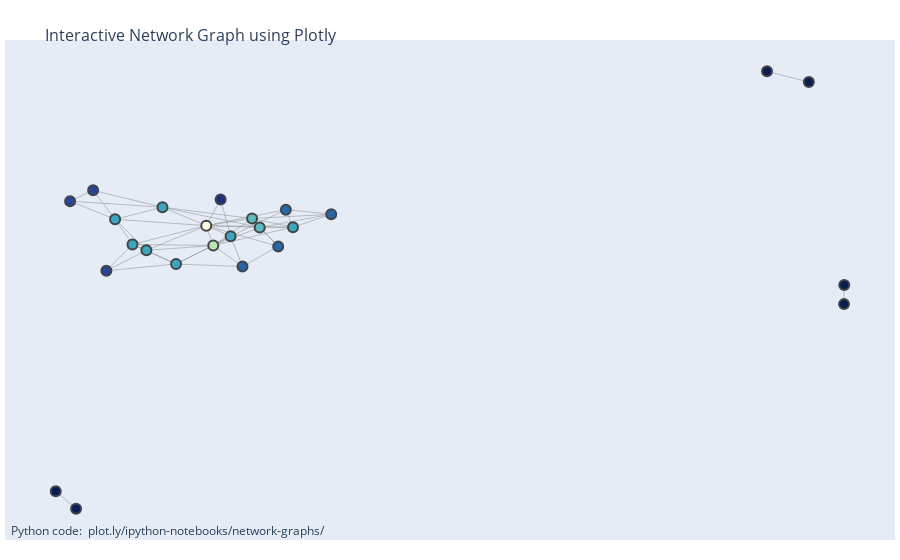

Notebook source saved alongside this figure:
### Code cell
import plotly.graph_objects as go
# Generar posiciones de los nodos para la representación en Plotly
pos = nx.spring_layout(grafo)

# Obtener las posiciones x, y de los nodos
posiciones_x = [pos[nodo][0] for nodo in grafo.nodes()]
posiciones_y = [pos[nodo][1] for nodo in grafo.nodes()]

# Crear una lista con las aristas para Plotly
edge_trace = go.Scatter(
    x=[],
    y=[],
    line=dict(width=0.5, color='#888'),
    hoverinfo='none',
    mode='lines')

# Agregar las aristas al trace de Plotly
for edge in grafo.edges():
    x0, y0 = pos[edge[0]]
    x1, y1 = pos[edge[1]]
    edge_trace['x'] += tuple([x0, x1, None])
    edge_trace['y'] += tuple([y0, y1, None])

# Crear el trace de los nodos para Plotly
node_trace = go.Scatter(
    x=posiciones_x,
    y=posiciones_y,
    mode='markers',
    hoverinfo='text',
    marker=dict(
        showscale=False,
        colorscale='YlGnBu',
        reversescale=True,
        color=[],
        size=10,
        colorbar=dict(
            thickness=15,
            title='Node Connections',
            xanchor='left',
            titleside='right'
        ),
        line_width=2))

# Lista para almacenar la información de los nodos
node_text = []

# Agregar información sobre los nodos al trace de Plotly
for node in grafo.nodes():
    connections = len(list(grafo.neighbors(node)))
    node_info = f'Node: {node}<br># of connections: {connections}'
    node_text.append(node_info)
    node_trace['marker']['color'] += tuple([connections])

# Asignar la lista de texto de nodos al trace de Plotly
node_trace['text'] = node_text

# Crear la figura de Plotly
fig = go.Figure(data=[edge_trace, node_trace],
                layout=go.Layout(
                    title='<br>Interactive Network Graph using Plotly',
                    titlefont_size=16,
                    showlegend=False,
                    hovermode='closest',
                    margin=dict(b=20, l=5, r=5, t=40),
                    annotations=[dict(
                        text='Python code: <a href="https://plot.ly/ipython-notebooks/network-graphs/"> plot.ly/ipython-notebooks/network-graphs/</a>',
                        showarrow=False,
                        xref="paper", yref="paper",
                        x=0.005, y=-0.002)],
                    xaxis=dict(showgrid=False, zeroline=False, showticklabels=False),
                    yaxis=dict(showgrid=False, zeroline=False, showticklabels=False))
                )

# Mostrar la figura interactiva de Plotly
fig.show()

### Figure 1 — Plotly figure (JSON) as saved in the notebook; plotly's stock layout.template omitted (floating-point values rounded to 4 significant figures; data arrays with more than 128 entries replaced by an {"elided": "..."} marker saying what was removed)
{"data": [{"hoverinfo": "none", "line": {"color": "#888", "width": 0.5}, "mode": "lines", "type": "scatter", "x": {"elided": "165 float values"}, "y": {"elided": "165 float values"}}, {"hoverinfo": "text", "marker": {"color": [3, 6, 2, 12, 6, 6, 3, 6, 4, 6, 9, 4, 4, 1, 7, 1, 7, 4, 6, 3, 6, 1, 1, 1, 1], "colorbar": {"thickness": 15, "title": {"side": "right", "text": "Node Connections"}, "xanchor": "left"}, "colorscale": [[0, "rgb(255,255,217)"], [0.125, "rgb(237,248,177)"], [0.25, "rgb(199,233,180)"], [0.375, "rgb(127,205,187)"], [0.5, "rgb(65,182,196)"], [0.625, "rgb(29,145,192)"], [0.75, "rgb(34,94,168)"], [0.875, "rgb(37,52,148)"], [1, "rgb(8,29,88)"]], "line": {"width": 2}, "reversescale": true, "showscale": false, "size": 10}, "mode": "markers", "text": ["Node: feeling really down<br># of connections: 3", "Node: just seems pointless<br># of connections: 6", "Node: pointless don<br># of connections: 2", "Node: doing anything<br># of connections: 12", "Node: stuck<br># of connections: 6", "Node: feel so lost<br># of connections: 6", "Node: making plan<br># of connections: 3", "Node: it will help<br># of connections: 6", "Node: okay ll try<br># of connections: 4", "Node: don know<br># of connections: 6", "Node: can call jamie<br># of connections: 9", "Node: call<br># of connections: 4", "Node: feeling little better<br># of connections: 4", "Node: have plan<br># of connections: 1", "Node: keep the plan<br># of connections: 7", "Node: plan going<br># of connections: 1", "Node: try to keep<br># of connections: 7", "Node: have an assignment<br># of connections: 4", "Node: topic should be<br># of connections: 6", "Node: so many ideas<br># of connections: 3", "Node: is the strongest<br># of connections: 6", "Node: not an essay<br># of connections: 1", "Node: list of ideas<br># of connections: 1", "Node: okay will try<br># of connections: 1", "Node: try that<br># of connections: 1"], "type": "scatter", "x": [-0.3135, -0.2489, -0.09743, -0.118, -0.204, -0.224, -0.2804, -0.1809, -0.003741, -0.08306, -0.1079, -0.06597, -0.01473, -0.3341, -0.04127, -0.3049, -0.05225, 0.06139, 0.006536, -0.2614, -0.1614, 0.6871, 0.7471, 0.7977, 0.798], "y": [0.163, 0.09443, 0.1696, 0.07028, -0.02306, -0.0007129, 0.204, 0.1399, 0.1309, 0.03033, -0.004628, -0.08432, -0.008162, -0.9336, 0.06377, -1, 0.09728, 0.1136, 0.06455, -0.1001, -0.07464, 0.6541, 0.6134, -0.2263, -0.1536]}], "layout": {"annotations": [{"showarrow": false, "text": "Python code: <a href=\"https://plot.ly/ipython-notebooks/network-graphs/\"> plot.ly/ipython-notebooks/network-graphs/</a>", "x": 0.005, "xref": "paper", "y": -0.002, "yref": "paper"}], "hovermode": "closest", "margin": {"b": 20, "l": 5, "r": 5, "t": 40}, "showlegend": false, "title": {"font": {"size": 16}, "text": "<br>Interactive Network Graph using Plotly"}, "xaxis": {"showgrid": false, "showticklabels": false, "zeroline": false}, "yaxis": {"showgrid": false, "showticklabels": false, "zeroline": false}}}
